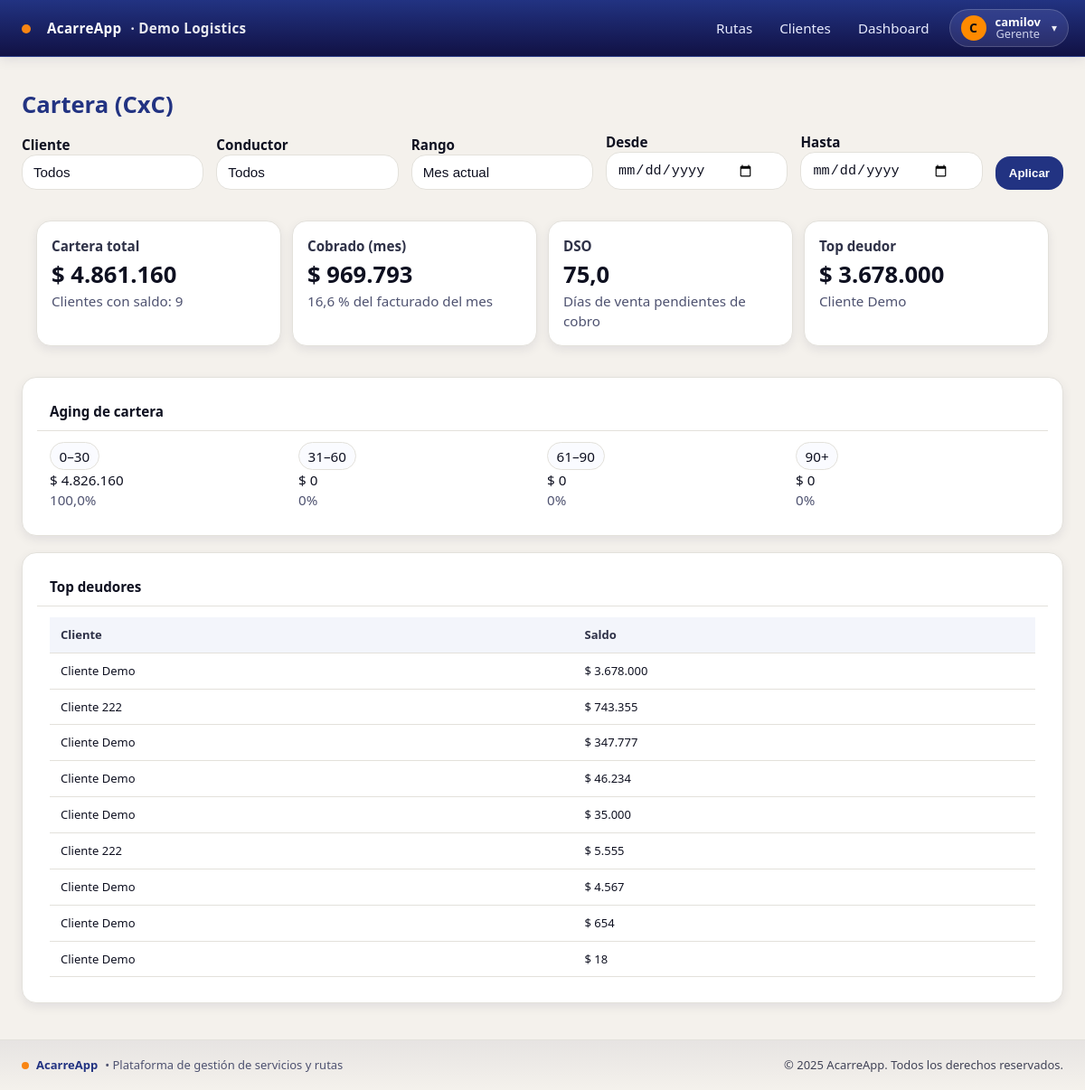
/dashboard/cartera/ (signed in), run on the app's committed database.
### empresa/models.py (models this page shows, shortened)
class Empresa(models.Model):
    nombre = models.CharField(max_length=120, unique=True)
    slug = models.SlugField(max_length=60, unique=True)
    nit = models.CharField(max_length=30, blank=True)
    activa = models.BooleanField(default=True)
    created_at = models.DateTimeField(auto_now_add=True)

class Cliente(models.Model):
    empresa = models.ForeignKey(Empresa, on_delete=models.PROTECT)
    nombre = models.CharField(max_length=120)
    contacto = models.CharField(max_length=120, blank=True)
    telefono = models.CharField(max_length=50, blank=True)
    direccion = models.CharField(max_length=200, blank=True)
    activo = models.BooleanField(default=True)
    class Meta:
        unique_together = [('empresa','nombre')]
        ordering = ['nombre']

### usuarios/models.py (models this page shows, shortened)
class UserProfile(models.Model):
    user = models.OneToOneField(User, on_delete=models.CASCADE)
    empresa = models.ForeignKey(Empresa, on_delete=models.PROTECT, null=True)
    rol = models.CharField(max_length=20, choices=[('GERENTE','Gerente'),('CONDUCTOR','Conductor')])

### dashboard/views.py (the view)
# urls.py: path("cartera/", views.CarteraView.as_view(), name="cartera"),
class CarteraView(GerenteRequiredMixin, TemplateView):
    template_name = "dashboard/cartera.html"
    def get_context_data(self, **kwargs):
        ctx = super().get_context_data(**kwargs)
        hoy = localdate()
        desde, hasta, _label = _parse_rango(self.request)
        base = _empresa_serv_qs().filter(ruta__fecha_salida__range=(desde, hasta))
        saldo_expr = Case(
            When(estado_pago="PAG", then=Value(0)),
            default=F("valor") - Coalesce(F("anticipo"), Value(0)),
            output_field=IntegerField(),
        )
        cartera_total = base.aggregate(t=Coalesce(Sum(saldo_expr), 0))["t"] or 0
        por_cliente = (base
                       .values("cliente__id", "cliente__nombre")
                       .annotate(saldo=Coalesce(Sum(saldo_expr), 0),
                                 max_dias=Coalesce(
                                     ExpressionWrapper(
                                         Value(hoy) - F("ruta__fecha_salida"),
                                         output_field=models.DurationField()
                                     ),
                                     Value(timedelta(0))
                                 ))
                       .order_by("-saldo"))
        top_deudores = []
        clientes_con_saldo = 0
        for c in por_cliente:
            s = int(c["saldo"] or 0)
            if s > 0:
                clientes_con_saldo += 1
                top_deudores.append({
                    "nombre": c["cliente__nombre"] or "—",
                    "saldo": s,
                    "max_dias": None,  # si quieres precisión, debes calcular sobre subquery por cliente
                })
        top_deudores = top_deudores[:10]
        top_deudor = top_deudores[0] if top_deudores else {"nombre": "—", "saldo": 0}
        dias_expr = ExpressionWrapper(
            Value(hoy) - F("ruta__fecha_salida"),
            output_field=models.DurationField()
        )
        b0_30 = base.filter(estado_pago__in=["PEND", "ANT"]).filter(ruta__fecha_salida__gte=hoy - timedelta(days=30)).aggregate(t=Coalesce(Sum(F("valor") - Coalesce(F("anticipo"), Value(0))), 0))["t"] or 0
        b31_60 = base.filter(estado_pago__in=["PEND", "ANT"]).filter(
            ruta__fecha_salida__lt=hoy - timedelta(days=30),
            ruta__fecha_salida__gte=hoy - timedelta(days=60)
        ).aggregate(t=Coalesce(Sum(F("valor") - Coalesce(F("anticipo"), Value(0))), 0))["t"] or 0
        b61_90 = base.filter(estado_pago__in=["PEND", "ANT"]).filter(
            ruta__fecha_salida__lt=hoy - timedelta(days=60),
            ruta__fecha_salida__gte=hoy - timedelta(days=90)
        ).aggregate(t=Coalesce(Sum(F("valor") - Coalesce(F("anticipo"), Value(0))), 0))["t"] or 0
        b90p = base.filter(estado_pago__in=["PEND", "ANT"]).filter(
            ruta__fecha_salida__lt=hoy - timedelta(days=90)
        ).aggregate(t=Coalesce(Sum(F("valor") - Coalesce(F("anticipo"), Value(0))), 0))["t"] or 0
        aging = [int(b0_30), int(b31_60), int(b61_90), int(b90p)]
        total_aging = sum(aging) or 1
        aging_pct = [round(x * 100.0 / total_aging, 1) for x in aging]
        first_month = date(hoy.year, hoy.month, 1)
        mes_qs = _empresa_serv_qs().filter(ruta__fecha_salida__range=(first_month, hoy))
        cobrado_mes = mes_qs.aggregate(t=Coalesce(Sum("anticipo"), 0))["t"] or 0
        fact_mes    = mes_qs.aggregate(t=Coalesce(Sum("valor"), 0))["t"] or 0
        pct_mes     = (cobrado_mes / fact_mes * 100.0) if fact_mes else 0.0
        ult90_from = hoy - timedelta(days=89)
        v90 = _empresa_serv_qs().filter(ruta__fecha_salida__range=(ult90_from, hoy))
        fact_90 = v90.aggregate(t=Coalesce(Sum("valor"), 0))["t"] or 0
        avg_daily = (fact_90 / 90.0) if fact_90 else 0.0
        dso = round(cartera_total / avg_daily, 1) if avg_daily > 0 else "—"
        filtros_clientes = (base
                            .values("cliente__id", "cliente__nombre")
                            .annotate(n=Count("id"))
                            .order_by("cliente__nombre"))
        filtros_clientes = [{"id": i["cliente__id"], "nombre": i["cliente__nombre"] or "—"} for i in filtros_clientes if i["cliente__id"]]
        filtros_vendedores = (base
                              .values("ruta__conductor__id", "ruta__conductor__username")
                              .annotate(n=Count("id")).order_by("ruta__conductor__username"))
        filtros_vendedores = [{"id": i["ruta__conductor__id"], "username": i["ruta__conductor__username"] or "—"} for i in filtros_vendedores if i["ruta__conductor__id"]]
        ctx.update({
            "cx_total": int(cartera_total),
            "cx_clientes_con_saldo": int(clientes_con_saldo),
            "cx_cobrado_mes": int(cobrado_mes),
            "cx_pct_mes": pct_mes,
            "cx_dso": dso,
            "cx_top_deudor": top_deudor,
            "cx_top_deudores": top_deudores,
            "cx_aging": aging,
            "cx_aging_pct": aging_pct,
            "filtros_clientes": filtros_clientes,
            "filtros_vendedores": filtros_vendedores,
        })
        return ctx

### acarreapp/context_processors.py (called while the page is built)
def vapid_public_key(request):
    return {"VAPID_PUBLIC_KEY": settings.VAPID_PUBLIC_KEY}

### acarreapp/tenancy.py (called while the page is built)
def set_current_empresa(empresa):
    _state.empresa = empresa

def get_current_empresa():
    return getattr(_state, 'empresa', None)

def empresa_context(request):
    return {'empresa_actual': get_current_empresa()}

### dashboard/views.py (called while the page is built, shortened)
def _empresa_serv_qs():
    emp = get_current_empresa()
    qs = Servicio.objects.select_related("ruta", "cliente", "ruta__conductor")
    return qs.filter(ruta__empresa=emp) if emp else qs

def _parse_rango(request):
    hoy = localdate()
    rango = (request.GET.get("rango") or "mes").lower()
    if rango == "7d":
        return hoy - timedelta(days=6), hoy, "7 días"
    if rango == "30d":
        return hoy - timedelta(days=29), hoy, "30 días"
    return hoy.replace(day=1), hoy, "Mes actual"

    def test_func(self):
        u = self.request.user
        rol = getattr(getattr(u, "userprofile", None), "rol", "") or ""
        return u.is_superuser or u.is_staff or rol == "GERENTE"

### templates/dashboard/cartera.html (shortened to what this page needs)
{% extends "base.html" %}
{% load humanize formatting %}
{% block content %}
<div class="shell">
  <h1 class="m-0">Cartera (CxC)</h1>
  <form class="filters mt-3" method="get">
    <div>
      <label for="cliente">Cliente</label>
      <select id="cliente" name="cliente">
        <option value="">Todos</option>
      </select>
    </div>
    <div>
      <label for="vendedor">Conductor</label>
      <select id="vendedor" name="vendedor">
        <option value="">Todos</option>
      </select>
    </div>
    <div>
      <label for="rango">Rango</label>
      <select id="rango" name="rango">
        <option value="mes" {% if request.GET.rango == "mes" or not request.GET.rango %}selected{% endif %}>Mes actual</option>
      </select>
    </div>
    <div>
      <label for="desde">Desde</label>
      <input id="desde" class="input" type="date" name="desde" value="{{ request.GET.desde|default_if_none:'' }}">
    </div>
    <div>
      <label for="hasta">Hasta</label>
      <input id="hasta" class="input" type="date" name="hasta" value="{{ request.GET.hasta|default_if_none:'' }}">
    </div>
    <div>
      <button class="btn btn-primary">Aplicar</button>
    </div>
  </form>
  <div class="deck section">
    <div class="kpi">
      <div class="label">Cartera total</div>
      <div class="value">$ {{ cx_total|default:0|intcomma }}</div>
      <div class="small text-muted">Clientes con saldo: {{ cx_clientes_con_saldo|default:0|intcomma }}</div>
    </div>
    <div class="kpi">
      <div class="label">Cobrado (mes)</div>
      <div class="value">$ {{ cx_cobrado_mes|default:0|intcomma }}</div>
      <div class="small text-muted">{{ cx_pct_mes|default:0|floatformat:1 }} % del facturado del mes</div>
    </div>
    <div class="kpi">
      <div class="label">DSO</div>
      <div class="value">{{ cx_dso|default:"—" }}</div>
      <div class="small text-muted">Días de venta pendientes de cobro</div>
    </div>
    <div class="kpi">
      <div class="label">Top deudor</div>
      <div class="value">$ {{ cx_top_deudor.saldo|default:0|intcomma }}</div>
      <div class="small text-muted">{{ cx_top_deudor.nombre|default:"—" }}</div>
    </div>
  </div>
  <div class="section cardx">
    <div class="cardx-h">Aging de cartera</div>
    <div class="cardx-b">
      {% with arr=cx_aging|default:None pct=cx_aging_pct|default:None %}
        {% if arr %}
          <div style="display:grid;gap:10px;grid-template-columns:repeat(4,1fr);">
            <div><div class="pill">0–30</div><div class="h5 m-1">$ {{ arr.0|default:0|intcomma }}</div><div class="text-muted">{{ pct.0|default:0 }}%</div></div>
            <div><div class="pill">31–60</div><div class="h5 m-1">$ {{ arr.1|default:0|intcomma }}</div><div class="text-muted">{{ pct.1|default:0 }}%</div></div>
            <div><div class="pill">61–90</div><div class="h5 m-1">$ {{ arr.2|default:0|intcomma }}</div><div class="text-muted">{{ pct.2|default:0 }}%</div></div>
            <div><div class="pill">90+</div><div class="h5 m-1">$ {{ arr.3|default:0|intcomma }}</div><div class="text-muted">{{ pct.3|default:0 }}%</div></div>
          </div>
        {% else %}
          <div class="text-muted">Sin datos de aging en el rango.</div>
        {% endif %}
      {% endwith %}
    </div>
  </div>
  <div class="section cardx">
    <div class="cardx-h">Top deudores</div>
    <div class="cardx-b">
      <div class="table-responsive">
        <table class="table table-sm table-striped align-middle mb-0">
          <thead>
            <tr><th>Cliente</th><th class="text-end">Saldo</th></tr>
          </thead>
          <tbody>
          {% if cx_top_deudores %}
            {% for it in cx_top_deudores %}
              <tr>
                <td>{{ it.nombre|default:"—" }}</td>
                <td class="text-end">$ {{ it.saldo|default:0|intcomma }}</td>
              </tr>
            {% endfor %}
          {% else %}
            <tr><td colspan="2" class="text-center text-muted py-3">Sin deudores en este rango.</td></tr>
          {% endif %}
          </tbody>
        </table>
      </div>
    </div>
  </div>
</div>
{% endblock %}

### templates/includes/navbar.html (shortened to what this page needs)
<header class="navbar">
  <div class="container nav-inner" style="padding-left:18px; padding-right:18px;">
    <a class="brand" href="{% url 'rutas:list' %}" style="display:flex;align-items:center;gap:10px;">
      <span class="dot" style="margin-left:6px;margin-right:8px;transform:translateY(1px);"></span>
      <span>AcarreApp</span>
      {% if empresa_actual %}
        <span class="empresa">· {{ empresa_actual.nombre }}</span>
      {% endif %}
    </a>
    {% if request.user.is_authenticated %}
      {% with rol=request.user.userprofile.rol|default_if_none:'' %}
        {% if request.user.is_superuser or request.user.is_staff or rol == 'GERENTE' %}
          <nav class="nav main-nav" aria-label="Navegación principal">
            <a href="{% url 'rutas:list' %}">Rutas</a>
            <a href="{% url 'empresa:clientes_list' %}">Clientes</a>
            <a href="{% url 'dashboard:home' %}">Dashboard</a>
          </nav>
        {% else %}
          <nav class="nav main-nav" aria-label="Navegación principal">
            <a href="{% url 'rutas:list' %}">Rutas</a>
          </nav>
        {% endif %}
        <div class="menu-right" style="display:flex;align-items:center;gap:10px;">
          <button class="userchip" id="userchip" aria-haspopup="true" aria-expanded="false"
                  title="{{ request.user.get_full_name|default:request.user.username }}">
            <span class="avatar">
              {{ request.user.get_full_name|default:request.user.username|first|upper }}
            </span>
            <span class="meta">
              <span class="name">{{ request.user.get_full_name|default:request.user.username }}</span>
              {% if rol %}<span class="role">{{ rol|title }}</span>{% endif %}
            </span>
            <span class="caret">▾</span>
          </button>
        </div>
      {% endwith %}
    {% else %}
      <nav class="nav main-nav" aria-label="Navegación principal">
        <a href="{% url 'login' %}">Iniciar sesión</a>
      </nav>
    {% endif %}
  </div>
</header>

### templates/dashboard/cartera.html (style rules this page uses)
.shell { max-width:1200px;margin:0 auto }
.filters { display:grid;gap:14px; grid-template-columns:repeat(5,minmax(0,1fr)) auto; align-items:end; }
.filters label { font-weight:700 }
.filters .input,.filters select { width:100% }
.deck { display:grid;gap:12px;grid-template-columns:repeat(4,minmax(0,1fr)); }
.kpi { background:#fff;border:1px solid var(--line-200);border-radius:16px; padding:16px;box-shadow:var(--shadow-1) }
.kpi .label { color:var(--ink-700);font-weight:700 }
.kpi .value { font-size:1.6rem;font-weight:900;margin-top:2px }
.section { margin-top:18px }
.cardx { border:1px solid var(--line-200);border-radius:16px;background:#fff; box-shadow:var(--shadow-1) }
.cardx .cardx-h { padding:10px 14px;border-bottom:1px solid var(--line-200);font-weight:700 }
.cardx .cardx-b { padding:12px 14px }
.pill { display:inline-block;padding:.2rem .6rem;border-radius:999px;border:1px solid var(--line-200);background:#fafbff }
.input[type="date"], input[type="date"] { -webkit-appearance: auto; appearance: auto; background-image: none !important; padding-right: 36px; }

### templates/includes/navbar.html (style rules this page uses)
.userchip { display:inline-flex; align-items:center; gap:10px; padding:6px 12px; border-radius:999px; background:rgba(255,255,255,.10); border:1px solid rgba(255,255,255,.18); backdrop-filter:saturate(120%) blur(6px); cursor:pointer; }
.userchip .avatar { display:grid; place-items:center; width:28px; height:28px; border-radius:999px; background:#ff8a00; color:#111; font-weight:800; font-size:14px; }
.userchip .meta { display:flex; flex-direction:column; line-height:1; }
.userchip .name { font-weight:600; }
.userchip .role { font-size:.8rem; opacity:.85; }
.userchip .caret { font-size:12px; opacity:.9; }

### data on the page
Empresa: nombre "Demo Logistics"
UserProfile: rol "Gerente"
Cliente: nombre "Cliente Demo", saldo "3.678.000", saldo "347.777", saldo "46.234", saldo "35.000", saldo "4.567", saldo "654", saldo "18"
Cliente: nombre "Cliente 222", saldo "743.355", saldo "5.555"

### other printed values
{{ request.user.get_full_name|default:request.user.username|first|upper }} "C"
{{ request.user.get_full_name|default:request.user.username }} "camilov"
{{ cx_total|default:0|intcomma }} "4.861.160"
{{ cx_clientes_con_saldo|default:0|intcomma }} "9"
{{ cx_cobrado_mes|default:0|intcomma }} "969.793"
{{ cx_pct_mes|default:0|floatformat:1 }} "16,6"
{{ cx_dso|default:"—" }} "75,0"
{{ cx_top_deudor.saldo|default:0|intcomma }} "3.678.000"
{{ arr.0|default:0|intcomma }} "4.826.160"
{{ pct.0|default:0 }} "100,0"
{{ arr.1|default:0|intcomma }} "0"
{{ pct.1|default:0 }} "0"
{{ arr.2|default:0|intcomma }} "0"
{{ pct.2|default:0 }} "0"
{{ arr.3|default:0|intcomma }} "0"
